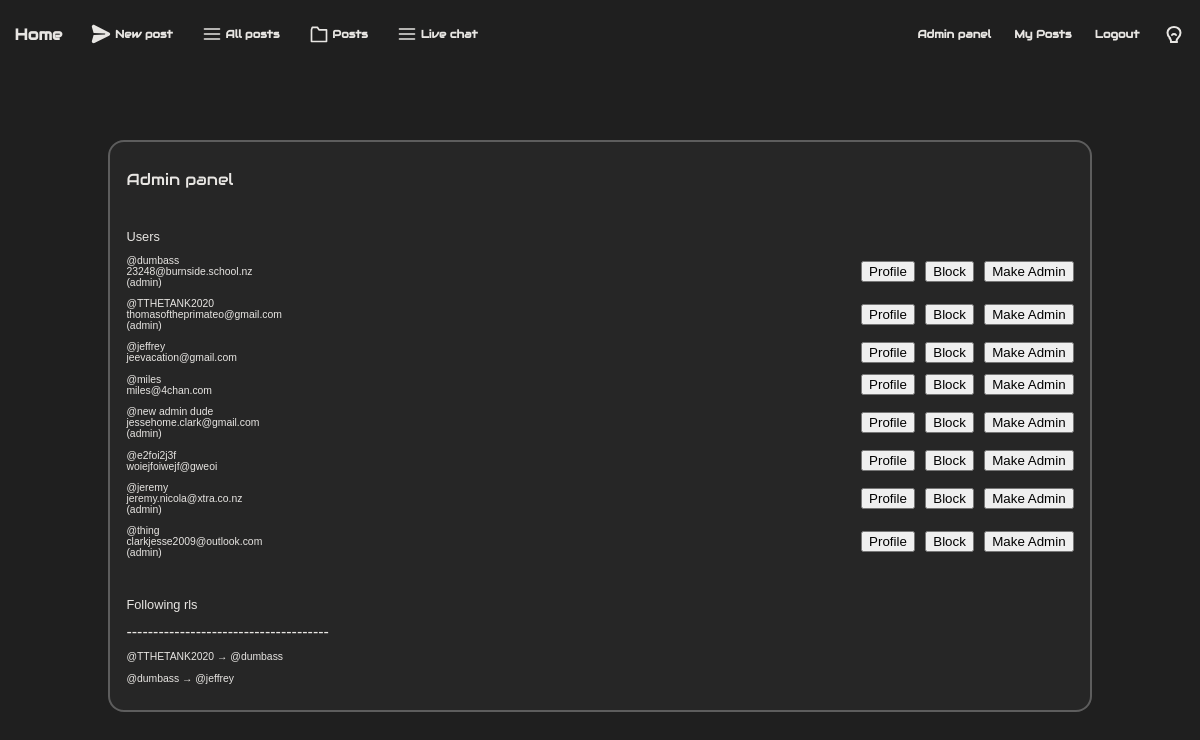
/admin (signed in), run on the app's committed database.
### tables this page shows
CREATE TABLE "users" (
    id INTEGER PRIMARY KEY AUTOINCREMENT,
    "name" TEXT UNIQUE,
    password TEXT
, imageurl TEXT, email TEXT);

### app.py (the view)
@app.route("/admin")
def admin():
    followers = """
    SELECT followed.name AS followed_name,
        follower.name AS follower_name
    FROM following
    JOIN users AS followed ON following.followed_id = followed.id
    JOIN users AS follower ON following.follower_id = follower.id;
    """
    admins = """SELECT users.id, users.name, users.email, users.imageurl
    FROM admins
    JOIN users ON admins.userid = users.id
    ORDER BY admins.id DESC;
    """
    users = """SELECT users.name, users.email, users.imageurl, users.id
                FROM users;
            """
    blacklist = "SELECT * FROM blacklist;"
    admins = query_db(admins)
    users = query_db(users)
    followers = query_db(followers)
    blacklist = query_db(blacklist)
    for row in admins:
        if row[0] == session.get('user_id'):
            return render_template("admin.html", users=users, followers=followers, admins=admins)
    return redirect(url_for("login", notadmin=True))

### app.py (called while the page is built)
def get_db():
    db = getattr(g, '_database', None)
    if db is None:
        db = g._database = sqlite3.connect(DATABASE)
    return db

@app.teardown_appcontext
def close_connection(exception):
    db = getattr(g, '_database', None)
    if db is not None:
        db.close()

def query_db(query, args=(), one=False):
    cur = get_db().execute(query, args)
    rv = cur.fetchall()
    cur.close()
    return (rv[0] if rv else None) if one else rv

### templates/admin.html (shortened to what this page needs)
{% extends "layout.html" %}
{% block body %}
<div class="centered-content">
    <div class="admin-container">
        <h1 class="cat-title">Admin panel</h1>
        <br><h2>Users</h2>
        {% for row in users %}
        <p class="admin-users"?>
            @{{row[0]}}<br>
            {{row[1]}}<br>
            {% for admin in admins %}
                {% if row[3] == admin[0] %}
                    (admin)
                {% endif %}
            {% endfor %}
            <button class="admin-users-button" style="margin-left:auto">
                <a href="/userposts/{{row[0]}}">Profile</a>
            </button>
            <button class="admin-users-button">
                <a href="/block/{{row[3]}}">Block</a>
            </button>
            <button class="admin-users-button">
                <a href="/makeadmin/{{row[3]}}">Make Admin</a>
            </button>
        </p>
        {% endfor %}
    <br><h2>Following rls</h2>--------------------------------------<br>
        {% for row in followers %}
            <p>@{{row[1]}} &#8594 @{{row[0]}}</p>
        {% endfor %}
    </div>
</div>
{% endblock %}

### templates/layout.html (shortened to what this page needs)
<!DOCTYPE html>
<html lang="en">
<head>
    <link rel="stylesheet" href="{{url_for('static', filename='style.css')}}">
</head>
<body>
    <nav class="navbar">
        <div class="left-navbar-group">
            {% if request.path == "/" %}
            {% set button = 'top-button-active' %}
            {% else %}
            {% set button = 'top-button' %}
            {% endif %}
            <a href="/" class="{{button}}">
                <div class="title">Home</div>
            </a>
            {% if request.path == "/newpost" %}
            {% set button = 'top-button-active' %}
            {% else %}
            {% set button = 'top-button' %}
            {% endif %}
            <a href="/newpost" class="{{button}}">
                &nbsp;New post
            </a>
            {% if request.path == "/allposts" %}
            {% set button = 'top-button-active' %}
            {% else %}
            {% set button = 'top-button' %}
            {% endif %}
            <a href="/allposts" class="{{button}}">
                <svg viewBox="0 0 24 24" width="20" height="20">
                    <path d="M3 6h18M3 12h18M3 18h18" stroke="currentColor" stroke-width="2" stroke-linecap="round" />
                </svg>
                &nbsp;All posts
            </a>
            {% if "/category" in request.path %}
            {% set button = 'top-button-active' %}
            {% else %}
            {% set button = 'top-button' %}
            {% endif %}
            <div class="dropdown">
                <button class="{{button}}">
                    <svg viewBox="0 0 24 24" width="20" height="20">
                        <path d="M3 7v14h18V7H12l-2-3H4z" stroke="currentColor" stroke-width="2" fill="none"
                            stroke-linecap="round" stroke-linejoin="round" />
                    </svg>
                    &nbsp;Posts
                </button>
            </div>
            {% if request.path == "/livechat" %}
            {% set button = 'top-button-active' %}
            {% else %}
            {% set button = 'top-button' %}
            {% endif %}
            <a href="/livechat" class="{{button}}">
                <svg viewBox="0 0 24 24" width="20" height="20">
                    <path d="M3 6h18M3 12h18M3 18h18" stroke="currentColor" stroke-width="2" stroke-linecap="round" />
                </svg>
                &nbsp;Live chat
            </a>
        </div>
        <div class="nav-right">
            <a href="/admin" class="top-button">Admin panel</a>
            {% if session.username %}
            <a href="{{ url_for('userposts', username=session['username']) }}" class="top-button">My Posts</a>
            <a href="/logout" class="top-button">Logout</a>
            {% else %}
            <a href="/login" class="top-button">Login</a>
            <a href="/register" class="top-button">Register</a>
            {% endif %}
            <button id="themeToggle" class="theme-toggle" aria-label="Toggle theme">
            </button>
        </div>
    </nav>
    {% block body %}
    {% endblock %}
</body>
</html>

### static/style.css (style rules this page uses)
:root { --background:#1f1f1f; --box-background:rgba(255,255,255,0.035); --post-background:#2a2a2a; --input-background:rgba(255,255,255,0.05); --font:#e8e6e3; --font-muted:#b0aca4; --coloured-element:#4066ff; --error-red:#ef4444; --sidebar-font-size:0.8vw; --reply-font:calc(0.5vh + 0.5vw); --reply-line:calc(2vh + 2vw); --navbar-font-size:calc(0.55vh + 0.55vw); --navbar-title-size:1.3vw; --heading-font:"Audiowide"; --menu-font:"Roboto Mono"; --box-border:1px solid rgba(255,255,255,0.07); --box-border-radius:16px; --nav-box-shadow:rgba(226, 226, 226, 0.73); }
.theme-toggle { background:var(--background); color:var(--font); border:none; padding-top:0.6em; cursor:pointer; }
body { background:var(--background); color:var(--font); font-family:"Arial"; }
h1 { font-size:2vh; font-weight:400; font-family:var(--heading-font); }
h2 { font-size:1.6vh; font-weight:400; }
p { font-size:1.3vh; font-weight:375; }
a { font-weight:500; text-decoration:none; color:var(--font); }
.navbar { display:flex; gap:1em; padding:0.5em 0; background-color:var(--background); }
.left-navbar-group { display:flex; gap:1em; }
.title { font-size:var(--navbar-title-size); font-weight:600; border:none; }
.nav-right { margin-left:auto; display:flex; gap:10px; }
.admin-users-button a { color:black; }
.top-button, .top-button-active { display:flex; color:var(--font); justify-content:center; align-items:center; padding:0.6em; font-weight:600; font-family:var(--heading-font); border:none; font-size:var(--navbar-font-size) !important; background:var(--background); }
.centered-content { margin-top:5em; display:grid; place-items:center; padding-bottom:5em; opacity:0; animation:fadeIn 0.3s forwards; }
.dropdown button { font-size:var(--navbar-font-size) !important; }
.dropdown { display:flex; align-items:center; margin:0; padding:0; position:relative; }
.admin-container { width:80%; background:var(--box-background); border:2px solid rgba(255, 255, 255, 0.25); border-radius:var(--box-border-radius); padding:1em; }
.admin-users { display:flex; align-items:center; gap:1em; }

### data on the page
users: name "dumbass", email "23248@burnside.school.nz", shows "(admin)", name "TTHETANK2020"
users: name "TTHETANK2020", email "thomasoftheprimateo@gmail.com", shows "(admin)"
users: name "jeffrey", email "jeevacation@gmail.com", name "dumbass"
users: name "miles", email "miles@4chan.com"
users: name "new admin dude", email "jessehome.clark@gmail.com", shows "(admin)"
users: name "e2foi2j3f", email "woiejfoiwejf@gweoi"
users: name "jeremy", email "jeremy.nicola@xtra.co.nz", shows "(admin)"
users: name "thing", email "clarkjesse2009@outlook.com", shows "(admin)"
